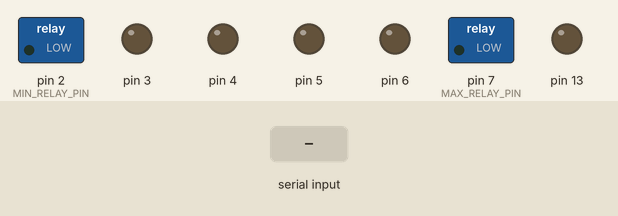
A sketch run on a simulated Arduino Mega 2560, built with avr-gcc and run on an emulated ATmega2560. Shown: switched loads named in the sketch (green lamp = pin HIGH), output pins drawn as LEDs (lit = HIGH). The test bench sets the inputs (shaded band).

Above: at 1.2 s.
1.3 s: "1" received over the second serial link
At 1.45 s:
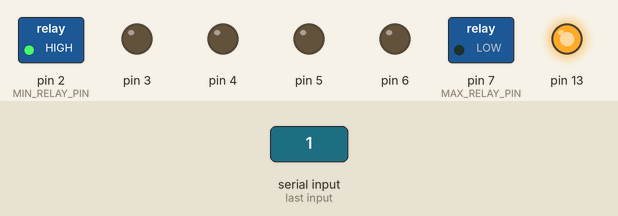
At 1.9 s:
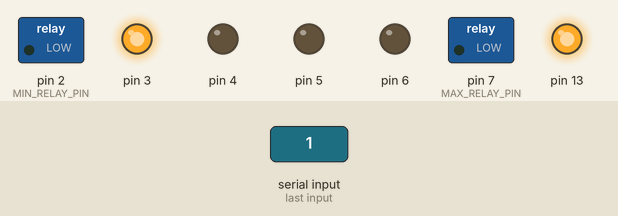
4.3 s: "2" received over the second serial link
At 4.7 s:
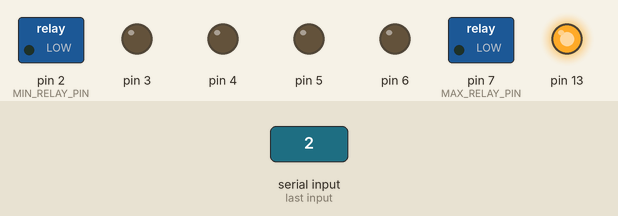
Timing chart, 0 to 9.4 s (numbered marks = the images above; inputs shaded):
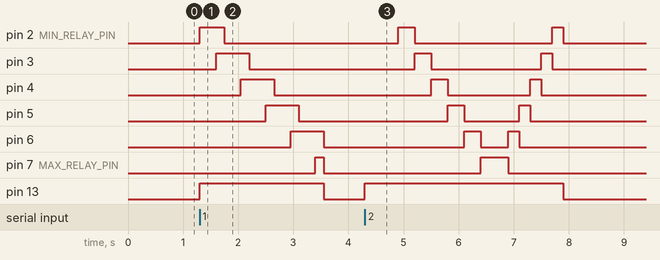

Measured:
- after the input at 1.3 s, pin 2 (MIN_RELAY_PIN): LOW → HIGH at once, → LOW 0.45 s later; pin 3: LOW → HIGH after 0.30 s, → LOW 0.60 s later; pin 4: LOW → HIGH after 0.75 s, → LOW 0.60 s later; pin 5: LOW → HIGH after 1.2 s, → LOW 0.60 s later; pin 6: LOW → HIGH after 1.7 s, → LOW 0.60 s later
- after the input at 4.3 s, pin 2 (MIN_RELAY_PIN): LOW → HIGH after 0.60 s, → LOW 0.30 s later, → HIGH 2.5 s later, → LOW 0.20 s later; pin 3: LOW → HIGH after 0.90 s, → LOW 0.30 s later, → HIGH 2.0 s later, → LOW 0.20 s later

The sketch:

arduino_christmas_uno.ino
```cpp
// Basic Bluetooth test sketch 5a for the Arduino Mega.
// AT mode using button switch
// HC-05 with EN pin and button switch
//
//  Pins
//  BT VCC to Arduino 5V out. Disconnect before running the sketch
//  BT GND to Arduino GND
//  BT RX (through a voltage divider) to Arduino TX1 (pin 10)
//  BT TX  to Arduino RX1 (no need voltage divider)   (pin 11)
//
//

/*-----( Import needed libraries )-----*/
#include <SoftwareSerial.h>

#define HC_05_TXD_ARDUINO_RXD 10
#define HC_05_RXD_ARDUINO_TXD 11

#define MIN_RELAY_PIN 2
#define MAX_RELAY_PIN 7

SoftwareSerial BTSerial(HC_05_TXD_ARDUINO_RXD, HC_05_RXD_ARDUINO_TXD); // RX | TX

int relayLock;
int flash_ct = 3;

int delay_time = 300;

void setup()
{
    // communication with the host computer
    // debug mode
    //Serial.begin(9600);

    // initialize to unlocked
    relayLock=0;

    pinMode(13, OUTPUT);

    // initialize pins for relay
    pinMode(2, OUTPUT);
    pinMode(3, OUTPUT);
    pinMode(4, OUTPUT);
    pinMode(5, OUTPUT);
    pinMode(6, OUTPUT);
    pinMode(7, OUTPUT);

    digitalWrite(2, LOW);
    digitalWrite(3, LOW);
    digitalWrite(4, LOW);
    digitalWrite(5, LOW);
    digitalWrite(6, LOW);
    digitalWrite(7, LOW);

    // communication with the BT module on BTSerial (pins 10/11
    BTSerial.begin(38400);
}


void loop()
{
    int i;
    char c;

    // listen for communication from the BT module and then write it to the serial monitor
    if ( BTSerial.available() > 0)   {
        c = BTSerial.read();
        if (relayLock == 0) {
            relayLock = 1;
            digitalWrite(13, HIGH);
            if  (c == '1') {
              for (i = MIN_RELAY_PIN + 1; i <= MAX_RELAY_PIN; i++) {
                digitalWrite(i - 1, HIGH);
                delay(delay_time);
                digitalWrite(i, HIGH);
                delay((delay_time / 2));
                digitalWrite(i - 1, LOW);
              }
              digitalWrite(MAX_RELAY_PIN, LOW);
            } else if (c == '2') {
              PORTD = B11111100;
              delay(delay_time);
              PORTD = B00000000;
              delay(delay_time);
              for (i = MIN_RELAY_PIN; i <= MAX_RELAY_PIN; i++) {
                digitalWrite(i, HIGH);
                delay(delay_time);
                digitalWrite(i, LOW);
              }
              for (i = MAX_RELAY_PIN; i >= MIN_RELAY_PIN; i--) {
                digitalWrite(i, HIGH);
                delay(200);
                digitalWrite(i, LOW);
              }
            } else if (c == '3') {
               for (i = 0; i < flash_ct; i++) {
                 PORTD = B11111100;
                 delay(delay_time / 3);
                 PORTD = B00000000;
                 delay(delay_time / 3);
               }
            }
            digitalWrite(13, LOW);
            relayLock = 0;
        }
    }
}
```
